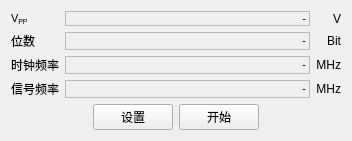
<?xml version="1.0" encoding="UTF-8"?>
<ui version="4.0">
 <class>QDynamicTestWidgetClass</class>
 <widget class="QWidget" name="QDynamicTestWidgetClass">
  <property name="geometry">
   <rect>
    <x>0</x>
    <y>0</y>
    <width>352</width>
    <height>135</height>
   </rect>
  </property>
  <property name="windowTitle">
   <string>QDynamicTestWidget</string>
  </property>
  <layout class="QVBoxLayout" name="verticalLayout">
   <item>
    <layout class="QGridLayout" name="gridLayout">
     <item row="0" column="0" colspan="2">
      <widget class="QLabel" name="label_16">
       <property name="text">
        <string>&lt;!DOCTYPE HTML PUBLIC &quot;-//W3C//DTD HTML 4.0//EN&quot; &quot;http://www.w3.org/TR/REC-html40/strict.dtd&quot;&gt;
&lt;html&gt;&lt;head&gt;&lt;meta name=&quot;qrichtext&quot; content=&quot;1&quot; /&gt;&lt;style type=&quot;text/css&quot;&gt;
p, li { white-space: pre-wrap; }
&lt;/style&gt;&lt;/head&gt;&lt;body style=&quot; font-family:'MS Shell Dlg 2'; font-size:8.25pt; font-weight:400; font-style:normal;&quot;&gt;
&lt;p style=&quot; margin-top:0px; margin-bottom:0px; margin-left:0px; margin-right:0px; -qt-block-indent:0; text-indent:0px;&quot;&gt;&lt;span style=&quot; font-size:8pt;&quot;&gt;V&lt;/span&gt;&lt;span style=&quot; font-size:8pt; vertical-align:sub;&quot;&gt;PP&lt;/span&gt;&lt;/p&gt;&lt;/body&gt;&lt;/html&gt;</string>
       </property>
       <property name="textFormat">
        <enum>Qt::RichText</enum>
       </property>
      </widget>
     </item>
     <item row="0" column="2">
      <widget class="QLineLabel" name="inl">
       <property name="sizePolicy">
        <sizepolicy hsizetype="Expanding" vsizetype="Preferred">
         <horstretch>0</horstretch>
         <verstretch>0</verstretch>
        </sizepolicy>
       </property>
       <property name="frameShape">
        <enum>QFrame::StyledPanel</enum>
       </property>
       <property name="text">
        <string>&lt;!DOCTYPE HTML PUBLIC &quot;-//W3C//DTD HTML 4.0//EN&quot; &quot;http://www.w3.org/TR/REC-html40/strict.dtd&quot;&gt;
&lt;html&gt;&lt;head&gt;&lt;meta name=&quot;qrichtext&quot; content=&quot;1&quot; /&gt;&lt;style type=&quot;text/css&quot;&gt;
p, li { white-space: pre-wrap; }
&lt;/style&gt;&lt;/head&gt;&lt;body style=&quot; font-family:'MS Shell Dlg 2'; font-size:8.25pt; font-weight:400; font-style:normal;&quot;&gt;
&lt;p style=&quot; margin-top:0px; margin-bottom:0px; margin-left:0px; margin-right:0px; -qt-block-indent:0; text-indent:0px;&quot;&gt;&lt;span style=&quot; font-size:8pt;&quot;&gt;-&lt;/span&gt;&lt;/p&gt;&lt;/body&gt;&lt;/html&gt;</string>
       </property>
       <property name="alignment">
        <set>Qt::AlignRight|Qt::AlignTrailing|Qt::AlignVCenter</set>
       </property>
      </widget>
     </item>
     <item row="0" column="3">
      <widget class="QLabel" name="label_17">
       <property name="text">
        <string>V</string>
       </property>
       <property name="alignment">
        <set>Qt::AlignRight|Qt::AlignTrailing|Qt::AlignVCenter</set>
       </property>
      </widget>
     </item>
     <item row="1" column="0" colspan="2">
      <widget class="QLabel" name="label_18">
       <property name="text">
        <string>位数</string>
       </property>
      </widget>
     </item>
     <item row="1" column="2">
      <widget class="QLineLabel" name="dnl">
       <property name="sizePolicy">
        <sizepolicy hsizetype="Expanding" vsizetype="Preferred">
         <horstretch>0</horstretch>
         <verstretch>0</verstretch>
        </sizepolicy>
       </property>
       <property name="frameShape">
        <enum>QFrame::StyledPanel</enum>
       </property>
       <property name="text">
        <string>&lt;!DOCTYPE HTML PUBLIC &quot;-//W3C//DTD HTML 4.0//EN&quot; &quot;http://www.w3.org/TR/REC-html40/strict.dtd&quot;&gt;
&lt;html&gt;&lt;head&gt;&lt;meta name=&quot;qrichtext&quot; content=&quot;1&quot; /&gt;&lt;style type=&quot;text/css&quot;&gt;
p, li { white-space: pre-wrap; }
&lt;/style&gt;&lt;/head&gt;&lt;body style=&quot; font-family:'MS Shell Dlg 2'; font-size:8.25pt; font-weight:400; font-style:normal;&quot;&gt;
&lt;p style=&quot; margin-top:0px; margin-bottom:0px; margin-left:0px; margin-right:0px; -qt-block-indent:0; text-indent:0px;&quot;&gt;&lt;span style=&quot; font-size:8pt;&quot;&gt;-&lt;/span&gt;&lt;/p&gt;&lt;/body&gt;&lt;/html&gt;</string>
       </property>
       <property name="alignment">
        <set>Qt::AlignRight|Qt::AlignTrailing|Qt::AlignVCenter</set>
       </property>
      </widget>
     </item>
     <item row="1" column="3">
      <widget class="QLabel" name="label_19">
       <property name="text">
        <string>Bit</string>
       </property>
       <property name="alignment">
        <set>Qt::AlignRight|Qt::AlignTrailing|Qt::AlignVCenter</set>
       </property>
      </widget>
     </item>
     <item row="2" column="0" colspan="2">
      <widget class="QLabel" name="label_20">
       <property name="text">
        <string>时钟频率</string>
       </property>
      </widget>
     </item>
     <item row="2" column="2">
      <widget class="QLineLabel" name="offsetVolt">
       <property name="sizePolicy">
        <sizepolicy hsizetype="Expanding" vsizetype="Preferred">
         <horstretch>0</horstretch>
         <verstretch>0</verstretch>
        </sizepolicy>
       </property>
       <property name="frameShape">
        <enum>QFrame::StyledPanel</enum>
       </property>
       <property name="text">
        <string>&lt;!DOCTYPE HTML PUBLIC &quot;-//W3C//DTD HTML 4.0//EN&quot; &quot;http://www.w3.org/TR/REC-html40/strict.dtd&quot;&gt;
&lt;html&gt;&lt;head&gt;&lt;meta name=&quot;qrichtext&quot; content=&quot;1&quot; /&gt;&lt;style type=&quot;text/css&quot;&gt;
p, li { white-space: pre-wrap; }
&lt;/style&gt;&lt;/head&gt;&lt;body style=&quot; font-family:'MS Shell Dlg 2'; font-size:8.25pt; font-weight:400; font-style:normal;&quot;&gt;
&lt;p style=&quot; margin-top:0px; margin-bottom:0px; margin-left:0px; margin-right:0px; -qt-block-indent:0; text-indent:0px;&quot;&gt;&lt;span style=&quot; font-size:8pt;&quot;&gt;-&lt;/span&gt;&lt;/p&gt;&lt;/body&gt;&lt;/html&gt;</string>
       </property>
       <property name="alignment">
        <set>Qt::AlignRight|Qt::AlignTrailing|Qt::AlignVCenter</set>
       </property>
      </widget>
     </item>
     <item row="2" column="3">
      <widget class="QLabel" name="label_21">
       <property name="text">
        <string>MHz</string>
       </property>
       <property name="alignment">
        <set>Qt::AlignRight|Qt::AlignTrailing|Qt::AlignVCenter</set>
       </property>
      </widget>
     </item>
     <item row="3" column="0" colspan="2">
      <widget class="QLabel" name="label_22">
       <property name="text">
        <string>信号频率</string>
       </property>
      </widget>
     </item>
     <item row="3" column="2">
      <widget class="QLineLabel" name="gainError">
       <property name="sizePolicy">
        <sizepolicy hsizetype="Expanding" vsizetype="Preferred">
         <horstretch>0</horstretch>
         <verstretch>0</verstretch>
        </sizepolicy>
       </property>
       <property name="frameShape">
        <enum>QFrame::StyledPanel</enum>
       </property>
       <property name="text">
        <string>&lt;!DOCTYPE HTML PUBLIC &quot;-//W3C//DTD HTML 4.0//EN&quot; &quot;http://www.w3.org/TR/REC-html40/strict.dtd&quot;&gt;
&lt;html&gt;&lt;head&gt;&lt;meta name=&quot;qrichtext&quot; content=&quot;1&quot; /&gt;&lt;style type=&quot;text/css&quot;&gt;
p, li { white-space: pre-wrap; }
&lt;/style&gt;&lt;/head&gt;&lt;body style=&quot; font-family:'MS Shell Dlg 2'; font-size:8.25pt; font-weight:400; font-style:normal;&quot;&gt;
&lt;p style=&quot; margin-top:0px; margin-bottom:0px; margin-left:0px; margin-right:0px; -qt-block-indent:0; text-indent:0px;&quot;&gt;&lt;span style=&quot; font-size:8pt;&quot;&gt;-&lt;/span&gt;&lt;/p&gt;&lt;/body&gt;&lt;/html&gt;</string>
       </property>
       <property name="alignment">
        <set>Qt::AlignRight|Qt::AlignTrailing|Qt::AlignVCenter</set>
       </property>
      </widget>
     </item>
     <item row="3" column="3">
      <widget class="QLabel" name="label_23">
       <property name="text">
        <string>MHz</string>
       </property>
       <property name="alignment">
        <set>Qt::AlignRight|Qt::AlignTrailing|Qt::AlignVCenter</set>
       </property>
      </widget>
     </item>
    </layout>
   </item>
   <item>
    <layout class="QHBoxLayout" name="horizontalLayout">
     <item>
      <spacer name="horizontalSpacer">
       <property name="orientation">
        <enum>Qt::Horizontal</enum>
       </property>
       <property name="sizeHint" stdset="0">
        <size>
         <width>40</width>
         <height>20</height>
        </size>
       </property>
      </spacer>
     </item>
     <item>
      <widget class="QPushButton" name="pushButtonSetDynTest">
       <property name="text">
        <string>设置</string>
       </property>
      </widget>
     </item>
     <item>
      <widget class="QPushButton" name="pushButtonStartStaticTest">
       <property name="text">
        <string>开始</string>
       </property>
      </widget>
     </item>
     <item>
      <spacer name="horizontalSpacer_2">
       <property name="orientation">
        <enum>Qt::Horizontal</enum>
       </property>
       <property name="sizeHint" stdset="0">
        <size>
         <width>40</width>
         <height>20</height>
        </size>
       </property>
      </spacer>
     </item>
    </layout>
   </item>
  </layout>
 </widget>
 <layoutdefault spacing="6" margin="11"/>
 <customwidgets>
  <customwidget>
   <class>QLineLabel</class>
   <extends>QLabel</extends>
   <header>qlinelabel.h</header>
  </customwidget>
 </customwidgets>
 <resources/>
 <connections/>
</ui>
